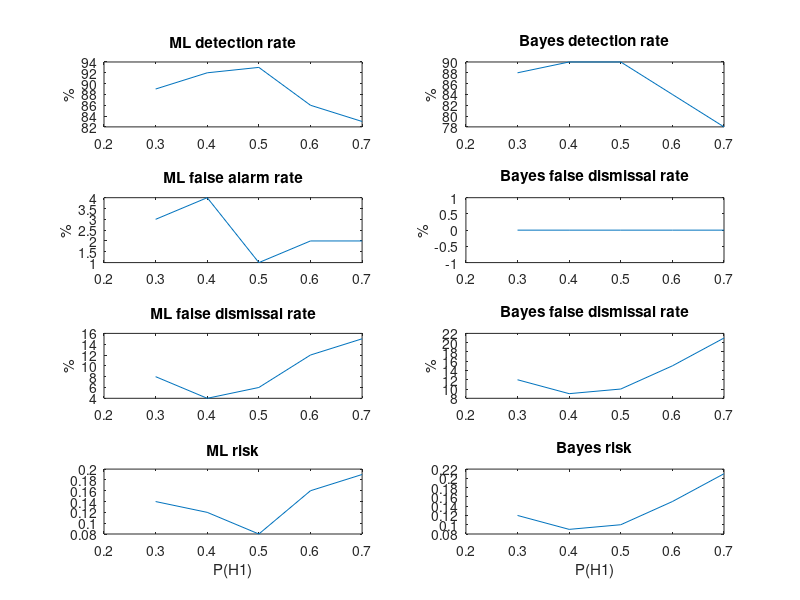

MATLAB code to generate this figure:
MLChange_p = [];
MLChange_p_false_alarm = [];
MLChange_p_false_dismissal = []; 
MLChange_risk = [];
BayesChange_p = [];
BayesChange_p_false_alarm = [];
BayesChange_p_false_dismissal = []; 
BayesChange_risk = [];
% adjust threshold
for PH0 = [0.3,0.4,0.5,0.6,0.7]
    PH1 = 1-PH0;
    
    cnt = [];
    % ML method
    % counting detection rate
    ML_detect_suceed = 0;
    ML_detect_fail = 0;
    ML_false_alarm = 0;
    ML_false_dismissal = 0;
    ML_p = [];
    ML_p_false_alarm = [];
    ML_p_false_dismissal = []; 
    ML_risk = [];
    % Bayes method
    % counting detection rate
    Bayes_detect_suceed = 0;
    Bayes_detect_fail = 0;
    Bayes_false_alarm = 0;
    Bayes_false_dismissal = 0;
    Bayes_p = [];
    Bayes_p_false_alarm = [];
    Bayes_p_false_dismissal = []; 
    Bayes_risk = [];
    % test 100 times
    for i = 1:1:100

        % timeline
        t = 0:1:301;
        % swept-frequency cosine, the target signal
        s = chirp(t,0,301,250);
        % white noise
        n_mean = 0; n_var = 25;
        n = n_mean+sqrt(n_var)*randn(1,length(t));

        % probability of containing s(t) = 0.4
        contain = randn(1,1);
        if contain <= PH1
            x = s+n; % x(t) contains s(t)
            contain = 1;
        else
            x = n; % x(t) dose not contain s(t)
            contain = 0;
        end

        % ML detection
        left_side = dot(s,s)-2*dot(s,x);
        right_side = -2*n_var*log(PH0/PH1);
        if left_side < right_side
            %result = 1
            if contain == 0
                ML_detect_fail = ML_detect_fail+1;
                ML_false_alarm = ML_false_alarm+1;
            elseif contain == 1
                ML_detect_suceed = ML_detect_suceed+1;
            end
            %disp('s(t) is detected');
        else
            %result = 0
            if contain == 0
                ML_detect_suceed = ML_detect_suceed+1;
            elseif contain == 1
                ML_detect_fail = ML_detect_fail+1;
                ML_false_dismissal = ML_false_dismissal+1;
            end
            %disp('x(t) does not contain s(t)');
        end

        % Bayes detection
        left_side = dot(s,s)-2*dot(s,x);
        right_side = -2*n_var*log((2/1)*(PH0/PH1));
        if left_side < right_side
            %result = 1; 
            if contain == 0
                Bayes_detect_fail = Bayes_detect_fail+1;
                Bayes_false_alram = Bayes_false_alarm+1;
            elseif contain == 1
                Bayes_detect_suceed = Bayes_detect_suceed+1;
            end
            %disp('s(t) is detected');
        else
            %result = 0; 
            if contain == 0
                Bayes_detect_suceed = Bayes_detect_suceed+1;
            elseif contain == 1
                Bayes_detect_fail = Bayes_detect_fail+1;
                Bayes_false_dismissal = Bayes_false_dismissal+1;
            end
            %disp('x(t) does not contain s(t)');
        end

        cnt = [cnt,i];

        %fprintf('test %d\n',cnt(i));
        ML_p = [ML_p,ML_detect_suceed/(ML_detect_suceed+ML_detect_fail)];
        ML_p_false_alarm = [ML_p_false_alarm,ML_false_alarm/(ML_detect_suceed+ML_detect_fail)];
        ML_p_false_dismissal = [ML_p_false_dismissal,ML_false_dismissal/(ML_detect_suceed+ML_detect_fail)];
        ML_risk = [ML_risk,0+2*ML_p_false_alarm(i)+ML_p_false_dismissal(i)+0];


        Bayes_p = [Bayes_p,Bayes_detect_suceed/(Bayes_detect_suceed+Bayes_detect_fail)];
        Bayes_p_false_alarm = [Bayes_p_false_alarm,Bayes_false_alarm/(Bayes_detect_suceed+Bayes_detect_fail)];
        Bayes_p_false_dismissal = [Bayes_p_false_dismissal,Bayes_false_dismissal/(Bayes_detect_suceed+Bayes_detect_fail)];
        Bayes_risk = [Bayes_risk,0+2*Bayes_p_false_alarm(i)+Bayes_p_false_dismissal(i)+0];

    end

    fprintf('P(H1) = %f, P(H0) = %f\n',PH1,PH0);
    fprintf('ML   : detection rate:%f%%, ',ML_p(100)*100);
    fprintf('false alarm rate:%f%%, false dismissal rate:%f%%, ',ML_p_false_alarm(100)*100, ML_p_false_dismissal(100)*100);
    fprintf('risk:%f\n',ML_risk(100));
    fprintf('Bayes: detection rate:%f%%, ',Bayes_p(100)*100);
    fprintf('false alarm rate:%f%%, false dismissal rate:%f%%, ',Bayes_p_false_alarm(100)*100, Bayes_p_false_dismissal(100)*100);
    fprintf('risk:%f\n',Bayes_risk(100));
    
    MLChange_p = [MLChange_p,ML_p(100)];
    MLChange_p_false_alarm = [MLChange_p_false_alarm,ML_p_false_alarm(100)];
    MLChange_p_false_dismissal = [MLChange_p_false_dismissal,ML_p_false_dismissal(100)]; 
    MLChange_risk = [MLChange_risk,ML_risk(100)];
    BayesChange_p = [BayesChange_p,Bayes_p(100)];
    BayesChange_p_false_alarm = [BayesChange_p_false_alarm,Bayes_p_false_alarm(100)];
    BayesChange_p_false_dismissal = [BayesChange_p_false_dismissal,Bayes_p_false_dismissal(100)]; 
    BayesChange_risk = [BayesChange_risk,Bayes_risk(100)];
end

subplot(4,2,1);plot([0.3,0.4,0.5,0.6,0.7],MLChange_p*100);ylabel('%');title('ML detection rate');
subplot(4,2,3);plot([0.3,0.4,0.5,0.6,0.7],MLChange_p_false_alarm*100);ylabel('%');title('ML false alarm rate');
subplot(4,2,5);plot([0.3,0.4,0.5,0.6,0.7],MLChange_p_false_dismissal*100);ylabel('%');title('ML false dismissal rate');
subplot(4,2,7);plot([0.3,0.4,0.5,0.6,0.7],MLChange_risk);xlabel('P(H1)');title('ML risk');

subplot(4,2,2);plot([0.3,0.4,0.5,0.6,0.7],BayesChange_p*100);ylabel('%');title('Bayes detection rate');
subplot(4,2,4);plot([0.3,0.4,0.5,0.6,0.7],BayesChange_p_false_alarm*100);ylabel('%');title('Bayes false dismissal rate');
subplot(4,2,6);plot([0.3,0.4,0.5,0.6,0.7],BayesChange_p_false_dismissal*100);ylabel('%');title('Bayes false dismissal rate');
subplot(4,2,8);plot([0.3,0.4,0.5,0.6,0.7],BayesChange_risk);xlabel('P(H1)');title('Bayes risk');